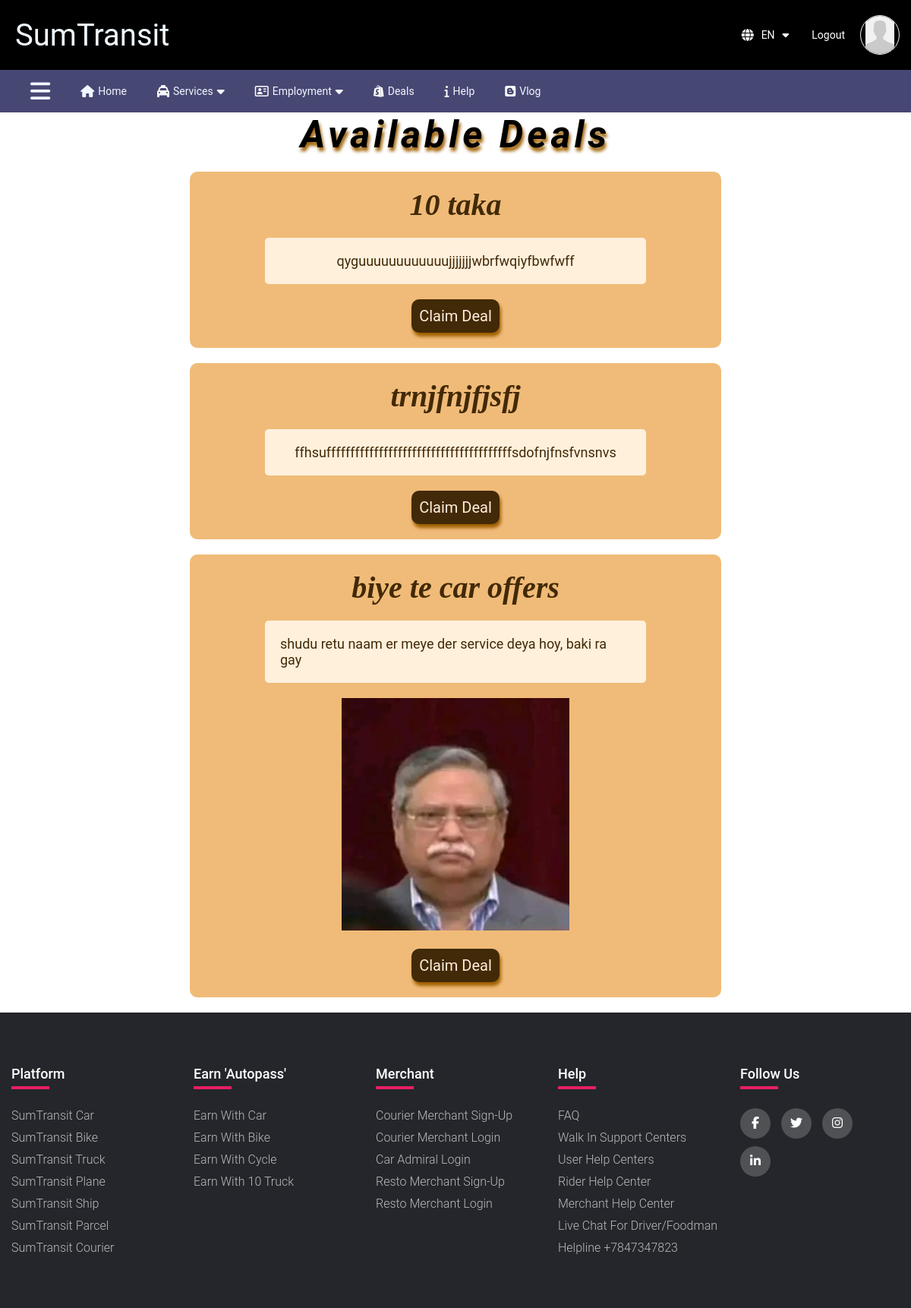
The page /deals/ (signed in) on the database its author committed.
### main/models.py (models this page shows, shortened)
class Deal(models.Model):
    title = models.CharField(max_length=200)
    description = models.TextField()
    image = models.ImageField(upload_to='deal_images/', null=True, blank=True)
    created_at = models.DateTimeField(auto_now_add=True)

### main/views.py (the view)
@login_required
def deals_list(request):
    deals = Deal.objects.all()
    return render(request, 'deals.html', {'deals': deals})

### main/context_processors.py (called while the page is built)
def profile_pic(request):
    if request.user.is_authenticated:
        try:
            rider = CarRegister.objects.get(user=request.user)
            return {'profile_pic': rider.profilepic.url if rider.profilepic else 'media/profilepic/profile.jpg'}
        except CarRegister.DoesNotExist:
            return {'profile_pic': 'media/profilepic/profile.jpg'}
    return {'profile_pic': None}

### main/templates/deals.html
{% extends 'base.html' %}
{% block content %}
<div style="align-items: center;display: flex;flex-direction: column;">
    <h1 class="dealsheader">Available Deals</h1>
    <ul>
        {% for deal in deals %}
        <li>
            <div class="dealsbox">
                <h3 class="dealstitle">{{ deal.title }}</h3>
                <p class="dealsdes">{{ deal.description }}</p>
                {% if deal.image %}
                <div class="dealimg">
                    <img src="{{ deal.image.url }}" alt="{{ deal.title }}" width="300">
                </div>
                {% endif %}
                <a href="{% url 'click_deal' deal.id %}" class="thakna">
                    <div class="claimd"><p> Claim Deal<p></div>
                </a>
            </div>
        </li>
        {% endfor %}
    </ul>
</div>
{% endblock %}

### static/website/css/style.css (style rules this page uses)
* { margin: 0px; border: border-box; padding: 0px; font-family: Roboto; }
ul { list-style: none; }
h3 { font-size: 20px; margin-bottom: 5px; }
p { font-size: 14px; margin: 0; }
.thakna { text-decoration: none; color: aliceblue; }
html { scroll-behavior: smooth; }
.dealsheader { letter-spacing: 5px; font-size: 50px; font-style: italic; text-shadow: 2px 5px 4px rgb(158, 95, 0); }
.dealsbox { background-color: #F0BB78; margin: 20px; flex-direction: column; display: flex; align-items: center; border-radius: 10px; padding: 20px; width: 55vw; }
.dealstitle { color: #422907; font-size: 40px; font-family: Georgia; font-style: italic; margin: 0 20px; }
.dealsdes { background-color: #FFF0DC; width: 70%; display: flex; justify-content: center; padding: 20px; margin-top: 20px; border-radius: 5px; font-size: 18px; color: #422907; }
.dealimg { width: fit-content; height: 310px; object-fit: contain; justify-content: center; margin-top: 20px; }
.claimd { width: fit-content; background-color: #422907; color: #FFF0DC; margin-top: 20px; padding: 10px; border-radius: 10px; box-shadow: 2px 5px 4px rgb(158, 95, 0); }
.claimd p { font-size: 20px; }

### rows shown on the page
Deal: title "10 taka", description "qyguuuuuuuuuuuujjjjjjjwbrfwqiyfbwfwff"
Deal: title "trnjfnjfjsfj", description "ffhsufffffffffffffffffffffffffffffffffffffffsdofnjfnsfvnsnvs"
Deal: title "biye te car offers", description "shudu retu naam er meye der service deya hoy, baki ra gay", image (picture)
